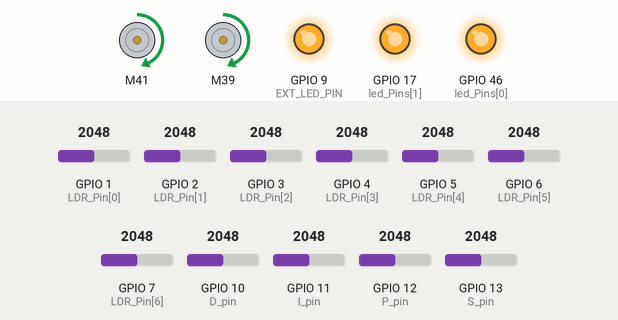
The program below on a simulated ESP32-S3. Parts: 2 × DC motor (green arrow = forward, orange = backward, longer = faster), output pins drawn as LEDs (lit = HIGH). Inputs (shaded band) come from the test bench; at power-on: GPIO 13 (S_pin) = 2048, GPIO 1 (LDR_Pin[0]) = 2048, GPIO 2 (LDR_Pin[1]) = 2048, GPIO 3 (LDR_Pin[2]) = 2048, GPIO 4 (LDR_Pin[3]) = 2048, GPIO 5 (LDR_Pin[4]) = 2048, GPIO 6 (LDR_Pin[5]) = 2048, GPIO 7 (LDR_Pin[6]) = 2048, GPIO 10 (D_pin) = 2048, GPIO 11 (I_pin) = 2048, GPIO 12 (P_pin) = 2048. What the program prints to the serial monitor is not drawn.

Above: at 17.7 s.
17.8 s: GPIO 13 (S_pin) set to 1228
At 18.9 s:
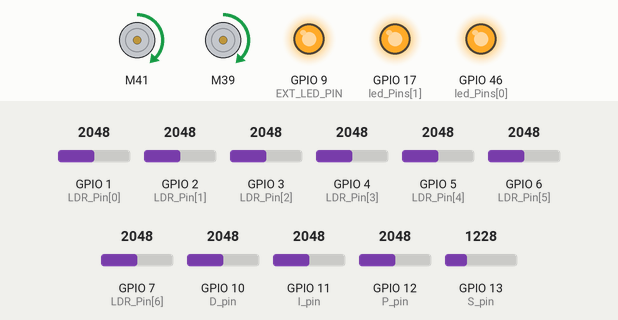
19.3 s: GPIO 13 (S_pin) set to 122
At 20.4 s:
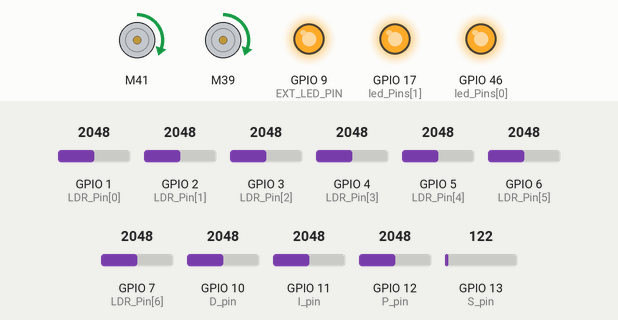
20.8 s: GPIO 13 (S_pin) set to 2866
At 21.4 s:
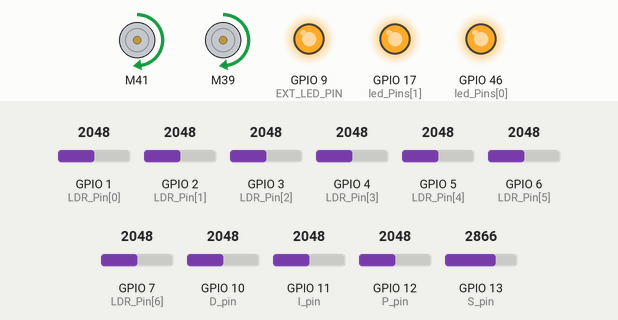
Timing chart, 0 to 23.8 s (numbered marks = the images above; inputs shaded):
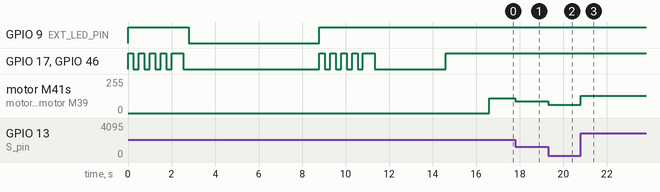

Measured:
- after the input at 17.8 s, motor M41, motor M39: forward 110/255 → forward 89/255 at once
- after the input at 19.3 s, motor M41, motor M39: forward 89/255 → forward 62/255 at once
- after the input at 20.8 s, motor M41, motor M39: forward 62/255 → forward 129/255 at once

The program:

main.cpp
```cpp
/* ************************************************************************************************* */
// UCSD ECE 5 Lab 4 Code: Line Following Robot with PID
// V 4.0
// Last Modified 5/14/2025 by MingWei Yeoh, Korey Huynh, and Karcher Morris
/* ************************************************************************************************* */

/*
   This is code for your PID controlled line following robot.

   ******      Code Table of Contents      ******

  - Line_Follower_Code_Basic
   > Declare libraries     - declares global variables so each variable can be accessed from every function
   > Declare Pins          - where the user sets what pin everything is connected to
   > Settings              - settings that can improve robot functionality and help to debug
   > Setup (Main)          - runs once at beginning when you press button on arduino or when you open serial monitor
   > Loop  (Main)          - loops forever calling on a series of function

  - Calibration
   > Main Calibrate()      - runs calibration function calls and synchronizes calibration state with different led animations

  - Helper_Functions
   > setLEDs               - turns on all LEDs in the LED_Pin array on or off
   > Read Potentiometers   - reads each potentiometer
   > Read Photoresistors   - reads each photoresistor
   > Run Motors            - runs motors
   > Calculate Error       - calculate error from photoresistor readings
   > PID Turn              - takes the error and implements PID control
   > Print                 - used for printing information but should disable when not debugging because it slows down program

*/

// Include files needed
#include <L298NX2.h> // Using "L298N" library found through arduino library manager developed by Andrea Lombardo (https://github.com/AndreaLombardo/L298N)

// ************************************************************************************************* //
// ************************************************************************************************* //
// Change Robot Settings here

#define PRINTALLDATA        0  // Turn to 1  to prints ALL the data when changed to 1, Could be useful for debugging =)
                                // !! Turn to 0 when running robot untethered
#define NOMINALSPEED        60 // This is the base speed for both motors, can also be increased by using potentiometer
// ************************************************************************************************* //

// ****** DECLARE PINS HERE  ******

// Taken from LEFT TO RIGHT of the robot ****** Orient yourself so that you are looking from the rear of the robot (photoresistors are farthest away from you, wheels are closest to you)
//                  right Motors   left motors
L298NX2 DriveMotors(  42, 41, 40,      37, 39, 38);
//                 ENA, IN1, IN2, ENB, IN3, IN4

enum side {LEFT, RIGHT};

int LDR_Pin[] = {1,2,3,4,5,6,7}; // SET PINS CONNECTED TO PHOTORESISTORS // FROM LEFT TO RIGHT OF THE ROBOT, ROBOT IS ORIENTED WHERE PHOTORESISOTRS FARTHEST FROM YOU AND WHEELS ARE CLOSEST TO YOU

// Potentiometer Pins
const int S_pin = 13; // Pin connected to Speed potentiometer
const int P_pin = 12; // Pin connected to P term potentiometer
const int I_pin = 11; // Pin connected to I term potentiometer
const int D_pin = 10; // Pin connected to D term potentiometer

int led_Pins[] = {46,17};  // LEDs to indicate what part of calibration you're on and to illuminate the photoresistors
const int EXT_LED_PIN = 9; // External LED — steady on during calibration and full run

// ****** DECLARE Variables HERE  ******

//Variables Potentiometer Reading
int SpRead = 0; // speed increase
int kPRead = 0; // proportional gain
int kIRead = 0; // integral gain
int kDRead = 0; // derivative gain

// Variables for Calibration and Error Calculation
float Mn[20];
float Mx[20];
float LDRf[20];
int LDR[20];
int rawPResistorData[20];
int totalPhotoResistors = sizeof(LDR_Pin) / sizeof(LDR_Pin[0]);
int numLEDs = sizeof(led_Pins) / sizeof(led_Pins[0]);
int MxRead, MxIndex, CriteriaForMax;
int leftHighestPR, highestPResistor, rightHighestPR;
float AveRead, WeightedAve;

// For Motor Control
int M1SpeedtoMotor, M2SpeedtoMotor;
float Turn; int M1P = 0, M2P = 0;
float error, lasterror = 0, sumerror = 0;
float kP, kI, kD;

// Forward declarations
void Calibrate();
void CalibrateHelper(int numberOfMeasurements, boolean ifCalibratingBlack);
void setLeds(int x);
void ReadPotentiometers();
int  ReadPotentiometerHelper(int pin, int min_resolution, int max_resolution, int min_potentiometer, int max_potentiometer);
void ReadPhotoResistors();
void RunMotors();
void runMotorAtSpeed(side _side, int speed);
void CalcError();
void PID_Turn();
void PrintData();

// ************************************************************************************************* //
// setup - runs once
void setup() {
  Serial.begin(115200);
  unsigned long t0 = millis();
  while (!Serial && millis() - t0 < 2000) delay(10);

  for (int i = 0; i < numLEDs; i++)
    pinMode(led_Pins[i], OUTPUT);                // Initialize all LEDs to output

  pinMode(EXT_LED_PIN, OUTPUT);
  digitalWrite(EXT_LED_PIN, LOW);               // External LED off at startup

  Calibrate();                                   // Calibrate black and white sensing

  ReadPotentiometers();                          // Read potentiometer values (Sp, P, I, & D)

} // end setup()

// ************************************************************************************************* //
// loop - runs/loops forever
void loop() {


  ReadPotentiometers(); // Read potentiometers

  ReadPhotoResistors(); // Read photoresistors

  CalcError();          // Calculates error

  PID_Turn();           // PID Control and Output to motors to turn

  RunMotors();          // Runs motors

  if (PRINTALLDATA)
    PrintData();
  else
    delay(10); // keep loop at ~100Hz and yield to RTOS watchdog

} // end loop()


// ************************************************************************************************* //
// function to calibrate

void Calibrate() {

  int numberOfMeasurements = 20;                // set number Of Measurements to take

  digitalWrite(EXT_LED_PIN, HIGH);              // External LED on — white calibration starting
  CalibrateHelper(numberOfMeasurements, false); // White Calibration

  setLeds(0);
  digitalWrite(EXT_LED_PIN, LOW);              // External LED off — gap, move robot to black
  delay(6000);

  digitalWrite(EXT_LED_PIN, HIGH);             // External LED on — black calibration starting
  CalibrateHelper(numberOfMeasurements, true); // Black Calibration

  Serial.print("White Vals:  ");
  for (int i = 0; i < totalPhotoResistors; i++)
    Serial.print(String(Mn[i]) + " ");          // Print the White values that will be used by the robot
  Serial.println();

  delay(3000);

  Serial.print("Black Vals:  ");
  for (int i = 0; i < totalPhotoResistors; i++)
    Serial.print(String(Mx[i]) + " ");          // Print the Black values that will be used by the robot
  Serial.println();

  Serial.print("Delta Vals:  ");
  for (int i = 0; i < totalPhotoResistors; i++)
    Serial.print(String(Mx[i] - Mn[i]) + " ");  // Print the Difference between the White and Black valuess
  Serial.println();

  setLeds(1);                                   // Turn LEDs on
  delay(2000);

} // end Calibrate()

void CalibrateHelper(int numberOfMeasurements, boolean ifCalibratingBlack) {

  if (ifCalibratingBlack)
    Serial.println("\nCalibrating Black");
  else
    Serial.println("\nCalibrating White");
// Indicate that calibration is starting
  for (int i = 0; i < 4; i++) {
      setLeds(1); // turn the LEDs on
      delay(250); // wait
      setLeds(0); // turn the LEDs off
      delay(250); // wait
  }

  setLeds(1);
  delay(250);

  for (int i = 0; i < numberOfMeasurements; i++) {
    for (int pin = 0; pin < totalPhotoResistors; pin++) {
      LDRf[pin] = LDRf[pin] + (float)analogRead(LDR_Pin[pin]);
      delay(2);
    }
    Serial.print(". ");
  }
  for (int pin = 0; pin < totalPhotoResistors; pin++) {
    if (ifCalibratingBlack) {                                   // updating cooresponding array based on if we are calibrating black or white
      Mx[pin] = round(LDRf[pin] / (float)numberOfMeasurements); // take average and store for black
    }
    else {
      Mn[pin] = round(LDRf[pin] / (float)numberOfMeasurements); // take average and store for white
    }
    LDRf[pin] = 0.0;
  }

  Serial.println(" Done!");
  setLeds(0);
  delay(250);
}

// Set all LEDs to a certain brightness
void setLeds(int x) {
  for (int i = 0; i < numLEDs; i++)
    digitalWrite(led_Pins[i], x);
}

// **********Recall your Challenge #1 Code********************************************************************** //
// function to read and map values from potentiometers
void ReadPotentiometers() {
  // Call on user-defined function to read Potentiometer values
  SpRead = ReadPotentiometerHelper(S_pin, 0, 4095, 0, 100); // We want to read a potentiometer for S_pin with resolution from 0 to 1023 and potentiometer range from 0 to 100.
  kPRead = ReadPotentiometerHelper(P_pin, 0, 4095, 0, 100); // We want to read a potentiometer for P_pin with resolution from 0 to 1023 and potentiometer range from 0 to 100.
  kIRead = ReadPotentiometerHelper(I_pin, 0, 4095, 0, 100); // We want to read a potentiometer for I_pin with resolution from 0 to 1023 and potentiometer range from 0 to 100.
  kDRead = ReadPotentiometerHelper(D_pin, 0, 4095, 0, 100); // We want to read a potentiometer for D_pin with resolution from 0 to 1023 and potentiometer range from 0 to 100.

} // end ReadPotentiometers()

int ReadPotentiometerHelper(int pin, int min_resolution, int max_resolution, int min_potentiometer, int max_potentiometer) {
  return map(analogRead(pin), min_resolution, max_resolution, min_potentiometer, max_potentiometer);
}

// **********Recall your Challenge #2 Code********************************************************************** //
// Function to read photo resistors and map from 0 to 100
void ReadPhotoResistors() {
  for (int i = 0; i < totalPhotoResistors; i++) {
    rawPResistorData[i] = analogRead(LDR_Pin[i]);
    LDR[i] = map(rawPResistorData[i], Mn[i], Mx[i], 0, 100);
    LDR[i] = constrain(LDR[i], 0, 100); // Mn and Mx are created from calibration Min and Max for each pin
  }

} // end ReadPhotoResistors()


// **********Recall your Challenge #3 Code********************************************************************** //
// function to start motors using nominal speed + speed addition from potentiometer
void RunMotors() {
  // Dynamic braking: shave base speed proportional to how lost we are.
  // Lets you run faster on straights without overshooting on curves.
  int brake = (int)constrain(fabs(error) * 8.0f, 0.0f, 40.0f);
  int base  = NOMINALSPEED + SpRead - brake;

  M1SpeedtoMotor = constrain(base + M1P, -255, 255);
  M2SpeedtoMotor = constrain(base + M2P, -255, 255);

  runMotorAtSpeed(LEFT,  M1SpeedtoMotor); // physical RIGHT wheel (Motor A, left pins)
  runMotorAtSpeed(RIGHT, M2SpeedtoMotor); // physical LEFT wheel  (Motor B, right pins)
} // end RunMotors()

// A function that commands a specified motor to move towards a given direction at a given speed
void runMotorAtSpeed(side _side, int speed) {
  if (_side == LEFT) {
    DriveMotors.setSpeedA(abs(speed));
    if (speed > 0)                // swap direction if speed is negative
      DriveMotors.forwardA();           // sets the direction of the motor from arguments
    else
      DriveMotors.backwardA();          // sets the direction of the motor from arguments
  }
  if (_side == RIGHT) {
    DriveMotors.setSpeedB(abs(speed));
    if (speed > 0)
      DriveMotors.forwardB();
    else
      DriveMotors.backwardB();
  }
}


// ************************************************************************************************* //
// Calculate error from photoresistor readings
// ************************************************************************************************* //
// Calculate error from photoresistor readings (Lebron GPT Centroid Method)
void CalcError() {
  float numerator = 0.0;
  float denominator = 0.0;
  float threshold = 6.0; // Ignore any sensor reading below 9% (floor noise)
  bool lineDetected = false;

  // 1. Loop through ALL 7 sensors and sum up the weights
  for (int i = 0; i < totalPhotoResistors; i++) {
    float val = (float)LDR[i];

    if (val > threshold) {
      lineDetected = true;

      numerator += (val * i);
      denominator += val;
    }
  }

  // 2. Calculate position and error
  if (lineDetected) {
    // This gives a precise decimal position from 0.0 to 6.0
    WeightedAve = numerator / denominator;

    // Shift the scale so the center sensor (Index 3) equals 0 error.
    // Resulting error is between -3.0 (hard left) and +3.0 (hard right)
    error = WeightedAve - 3.0;

  } else {
    error = lasterror; // No line detected — hold the last known correction
  }
} // end CalcError()

// ************************************************************************************************* //
// PID Function
void PID_Turn() {
  kP = (float)kPRead * 1.;    // each of these scaling factors can change depending on how influential you want them to be
  kI = (float)kIRead * 0.001;
  kD = (float)kDRead * 0.01;

  Turn = error * kP + sumerror * kI + (error - lasterror) * kD;

  sumerror = constrain(sumerror + error, -5.0, 5.0);
  if (error == 0) sumerror = 0;

  M1P = (int)(-Turn);
  M2P = (int)(Turn);

  lasterror = error;

} // end PID_Turn()

// ************************************************************************************************* //
// function to print values of interest
void PrintData() {
  Serial.print(" Sp: " + String(SpRead) + " P: " + String(kP) + " I: " + String(kI) + " D: " + String(kD) + "  PResistor Val : "); // Prints PID settings

  for (int i = 0; i < totalPhotoResistors; i++) { // Printing the photo resistor reading values one by one
    Serial.print(LDR[i]);
    //Serial.print(rawPResistorData[i]); //Uncomment this if you would prefer to see raw photoresistor readings
    Serial.print(" ");
  }

  Serial.print(" Error: " + String(error));      // this will show the calculated error (-3 through 3)

  Serial.println("  LMotor:  " + String(M2SpeedtoMotor) + "  RMotor:  " + String(M1SpeedtoMotor));    // This prints the arduino output to each motor so you can see what the values are (0-255)
  setLeds(0);
  delay(100);                                    // just here to slow down the output for easier reading. Don't comment out or else it'll slow down the processor on the arduino
  setLeds(1);
  delay(100);

} // end Print()
```
